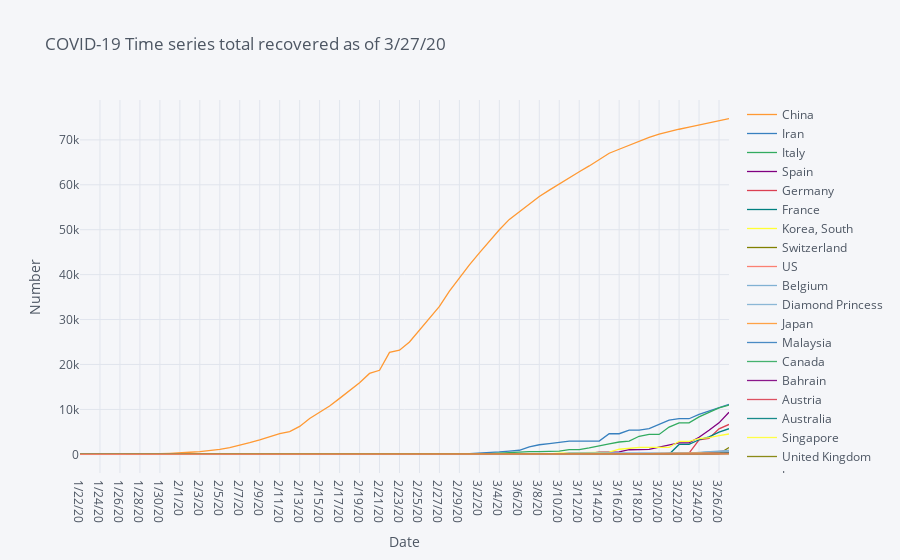

The cell this chart's notebook holds for it:
### Code cell
df=covid19_recovered.groupby('Country/Region').sum().reset_index()
df=df.sort_values(recovered_latest,ascending=False).head(20).drop(['Lat', 'Long'],axis=1).set_index("Country/Region").T
fig = df.iplot(asFigure=True, xTitle="Date", yTitle="Number", title=f'COVID-19 Time series total recovered as of {recovered_latest}')
fig

### Figure 1 — Plotly figure (JSON) as saved in the notebook; plotly's stock layout.template omitted (floating-point values rounded to 4 significant figures)
{"data": [{"line": {"color": "rgba(255, 153, 51, 1.0)", "dash": "solid", "shape": "linear", "width": 1.3}, "mode": "lines", "name": "China", "text": "", "type": "scatter", "x": ["1/22/20", "1/23/20", "1/24/20", "1/25/20", "1/26/20", "1/27/20", "1/28/20", "1/29/20", "1/30/20", "1/31/20", "2/1/20", "2/2/20", "2/3/20", "2/4/20", "2/5/20", "2/6/20", "2/7/20", "2/8/20", "2/9/20", "2/10/20", "2/11/20", "2/12/20", "2/13/20", "2/14/20", "2/15/20", "2/16/20", "2/17/20", "2/18/20", "2/19/20", "2/20/20", "2/21/20", "2/22/20", "2/23/20", "2/24/20", "2/25/20", "2/26/20", "2/27/20", "2/28/20", "2/29/20", "3/1/20", "3/2/20", "3/3/20", "3/4/20", "3/5/20", "3/6/20", "3/7/20", "3/8/20", "3/9/20", "3/10/20", "3/11/20", "3/12/20", "3/13/20", "3/14/20", "3/15/20", "3/16/20", "3/17/20", "3/18/20", "3/19/20", "3/20/20", "3/21/20", "3/22/20", "3/23/20", "3/24/20", "3/25/20", "3/26/20", "3/27/20"], "y": [28, 30, 36, 39, 49, 58, 101, 120, 135, 214, 275, 463, 614, 843, 1115, 1477, 1999, 2596, 3219, 3918, 4636, 5082, 6217, 7977, 9298, 10755, 12462, 14206, 15962, 18014, 18704, 22699, 23187, 25015, 27676, 30084, 32930, 36329, 39320, 42162, 44854, 47450, 50001, 52292, 53944, 55539, 57388, 58804, 60181, 61644, 62901, 64196, 65660, 67017, 67910, 68798, 69755, 70535, 71266, 71857, 72362, 72814, 73280, 73773, 74181, 74720]}, {"line": {"color": "rgba(55, 128, 191, 1.0)", "dash": "solid", "shape": "linear", "width": 1.3}, "mode": "lines", "name": "Iran", "text": "", "type": "scatter", "x": ["1/22/20", "1/23/20", "1/24/20", "1/25/20", "1/26/20", "1/27/20", "1/28/20", "1/29/20", "1/30/20", "1/31/20", "2/1/20", "2/2/20", "2/3/20", "2/4/20", "2/5/20", "2/6/20", "2/7/20", "2/8/20", "2/9/20", "2/10/20", "2/11/20", "2/12/20", "2/13/20", "2/14/20", "2/15/20", "2/16/20", "2/17/20", "2/18/20", "2/19/20", "2/20/20", "2/21/20", "2/22/20", "2/23/20", "2/24/20", "2/25/20", "2/26/20", "2/27/20", "2/28/20", "2/29/20", "3/1/20", "3/2/20", "3/3/20", "3/4/20", "3/5/20", "3/6/20", "3/7/20", "3/8/20", "3/9/20", "3/10/20", "3/11/20", "3/12/20", "3/13/20", "3/14/20", "3/15/20", "3/16/20", "3/17/20", "3/18/20", "3/19/20", "3/20/20", "3/21/20", "3/22/20", "3/23/20", "3/24/20", "3/25/20", "3/26/20", "3/27/20"], "y": [0, 0, 0, 0, 0, 0, 0, 0, 0, 0, 0, 0, 0, 0, 0, 0, 0, 0, 0, 0, 0, 0, 0, 0, 0, 0, 0, 0, 0, 0, 0, 0, 0, 0, 0, 49, 49, 73, 123, 175, 291, 291, 552, 739, 913, 1669, 2134, 2394, 2731, 2959, 2959, 2959, 2959, 4590, 4590, 5389, 5389, 5710, 6745, 7635, 7931, 7931, 8913, 9625, 10457, 11133]}, {"line": {"color": "rgba(50, 171, 96, 1.0)", "dash": "solid", "shape": "linear", "width": 1.3}, "mode": "lines", "name": "Italy", "text": "", "type": "scatter", "x": ["1/22/20", "1/23/20", "1/24/20", "1/25/20", "1/26/20", "1/27/20", "1/28/20", "1/29/20", "1/30/20", "1/31/20", "2/1/20", "2/2/20", "2/3/20", "2/4/20", "2/5/20", "2/6/20", "2/7/20", "2/8/20", "2/9/20", "2/10/20", "2/11/20", "2/12/20", "2/13/20", "2/14/20", "2/15/20", "2/16/20", "2/17/20", "2/18/20", "2/19/20", "2/20/20", "2/21/20", "2/22/20", "2/23/20", "2/24/20", "2/25/20", "2/26/20", "2/27/20", "2/28/20", "2/29/20", "3/1/20", "3/2/20", "3/3/20", "3/4/20", "3/5/20", "3/6/20", "3/7/20", "3/8/20", "3/9/20", "3/10/20", "3/11/20", "3/12/20", "3/13/20", "3/14/20", "3/15/20", "3/16/20", "3/17/20", "3/18/20", "3/19/20", "3/20/20", "3/21/20", "3/22/20", "3/23/20", "3/24/20", "3/25/20", "3/26/20", "3/27/20"], "y": [0, 0, 0, 0, 0, 0, 0, 0, 0, 0, 0, 0, 0, 0, 0, 0, 0, 0, 0, 0, 0, 0, 0, 0, 0, 0, 0, 0, 0, 0, 0, 1, 2, 1, 1, 3, 45, 46, 46, 83, 149, 160, 276, 414, 523, 589, 622, 724, 724, 1045, 1045, 1439, 1966, 2335, 2749, 2941, 4025, 4440, 4440, 6072, 7024, 7024, 8326, 9362, 10361, 10950]}, {"line": {"color": "rgba(128, 0, 128, 1.0)", "dash": "solid", "shape": "linear", "width": 1.3}, "mode": "lines", "name": "Spain", "text": "", "type": "scatter", "x": ["1/22/20", "1/23/20", "1/24/20", "1/25/20", "1/26/20", "1/27/20", "1/28/20", "1/29/20", "1/30/20", "1/31/20", "2/1/20", "2/2/20", "2/3/20", "2/4/20", "2/5/20", "2/6/20", "2/7/20", "2/8/20", "2/9/20", "2/10/20", "2/11/20", "2/12/20", "2/13/20", "2/14/20", "2/15/20", "2/16/20", "2/17/20", "2/18/20", "2/19/20", "2/20/20", "2/21/20", "2/22/20", "2/23/20", "2/24/20", "2/25/20", "2/26/20", "2/27/20", "2/28/20", "2/29/20", "3/1/20", "3/2/20", "3/3/20", "3/4/20", "3/5/20", "3/6/20", "3/7/20", "3/8/20", "3/9/20", "3/10/20", "3/11/20", "3/12/20", "3/13/20", "3/14/20", "3/15/20", "3/16/20", "3/17/20", "3/18/20", "3/19/20", "3/20/20", "3/21/20", "3/22/20", "3/23/20", "3/24/20", "3/25/20", "3/26/20", "3/27/20"], "y": [0, 0, 0, 0, 0, 0, 0, 0, 0, 0, 0, 0, 0, 0, 0, 0, 0, 0, 0, 0, 0, 0, 0, 0, 2, 2, 2, 2, 2, 2, 2, 2, 2, 2, 2, 2, 2, 2, 2, 2, 2, 2, 2, 2, 2, 30, 30, 32, 32, 183, 183, 193, 517, 517, 530, 1028, 1081, 1107, 1588, 2125, 2575, 2575, 3794, 5367, 7015, 9357]}, {"line": {"color": "rgba(219, 64, 82, 1.0)", "dash": "solid", "shape": "linear", "width": 1.3}, "mode": "lines", "name": "Germany", "text": "", "type": "scatter", "x": ["1/22/20", "1/23/20", "1/24/20", "1/25/20", "1/26/20", "1/27/20", "1/28/20", "1/29/20", "1/30/20", "1/31/20", "2/1/20", "2/2/20", "2/3/20", "2/4/20", "2/5/20", "2/6/20", "2/7/20", "2/8/20", "2/9/20", "2/10/20", "2/11/20", "2/12/20", "2/13/20", "2/14/20", "2/15/20", "2/16/20", "2/17/20", "2/18/20", "2/19/20", "2/20/20", "2/21/20", "2/22/20", "2/23/20", "2/24/20", "2/25/20", "2/26/20", "2/27/20", "2/28/20", "2/29/20", "3/1/20", "3/2/20", "3/3/20", "3/4/20", "3/5/20", "3/6/20", "3/7/20", "3/8/20", "3/9/20", "3/10/20", "3/11/20", "3/12/20", "3/13/20", "3/14/20", "3/15/20", "3/16/20", "3/17/20", "3/18/20", "3/19/20", "3/20/20", "3/21/20", "3/22/20", "3/23/20", "3/24/20", "3/25/20", "3/26/20", "3/27/20"], "y": [0, 0, 0, 0, 0, 0, 0, 0, 0, 0, 0, 0, 0, 0, 0, 0, 0, 0, 0, 0, 0, 0, 1, 1, 1, 1, 1, 12, 12, 12, 14, 14, 14, 14, 14, 15, 16, 16, 16, 16, 16, 16, 16, 16, 17, 18, 18, 18, 18, 25, 25, 46, 46, 46, 67, 67, 105, 113, 180, 233, 266, 266, 3243, 3547, 5673, 6658]}, {"line": {"color": "rgba(0, 128, 128, 1.0)", "dash": "solid", "shape": "linear", "width": 1.3}, "mode": "lines", "name": "France", "text": "", "type": "scatter", "x": ["1/22/20", "1/23/20", "1/24/20", "1/25/20", "1/26/20", "1/27/20", "1/28/20", "1/29/20", "1/30/20", "1/31/20", "2/1/20", "2/2/20", "2/3/20", "2/4/20", "2/5/20", "2/6/20", "2/7/20", "2/8/20", "2/9/20", "2/10/20", "2/11/20", "2/12/20", "2/13/20", "2/14/20", "2/15/20", "2/16/20", "2/17/20", "2/18/20", "2/19/20", "2/20/20", "2/21/20", "2/22/20", "2/23/20", "2/24/20", "2/25/20", "2/26/20", "2/27/20", "2/28/20", "2/29/20", "3/1/20", "3/2/20", "3/3/20", "3/4/20", "3/5/20", "3/6/20", "3/7/20", "3/8/20", "3/9/20", "3/10/20", "3/11/20", "3/12/20", "3/13/20", "3/14/20", "3/15/20", "3/16/20", "3/17/20", "3/18/20", "3/19/20", "3/20/20", "3/21/20", "3/22/20", "3/23/20", "3/24/20", "3/25/20", "3/26/20", "3/27/20"], "y": [0, 0, 0, 0, 0, 0, 0, 0, 0, 0, 0, 0, 0, 0, 0, 0, 0, 0, 0, 0, 0, 2, 2, 2, 4, 4, 4, 4, 4, 4, 4, 4, 4, 4, 11, 11, 11, 11, 12, 12, 12, 12, 12, 12, 12, 12, 12, 12, 12, 12, 12, 12, 12, 12, 12, 12, 12, 12, 12, 12, 2206, 2206, 3250, 3907, 4955, 5707]}, {"line": {"color": "rgba(255, 255, 51, 1.0)", "dash": "solid", "shape": "linear", "width": 1.3}, "mode": "lines", "name": "Korea, South", "text": "", "type": "scatter", "x": ["1/22/20", "1/23/20", "1/24/20", "1/25/20", "1/26/20", "1/27/20", "1/28/20", "1/29/20", "1/30/20", "1/31/20", "2/1/20", "2/2/20", "2/3/20", "2/4/20", "2/5/20", "2/6/20", "2/7/20", "2/8/20", "2/9/20", "2/10/20", "2/11/20", "2/12/20", "2/13/20", "2/14/20", "2/15/20", "2/16/20", "2/17/20", "2/18/20", "2/19/20", "2/20/20", "2/21/20", "2/22/20", "2/23/20", "2/24/20", "2/25/20", "2/26/20", "2/27/20", "2/28/20", "2/29/20", "3/1/20", "3/2/20", "3/3/20", "3/4/20", "3/5/20", "3/6/20", "3/7/20", "3/8/20", "3/9/20", "3/10/20", "3/11/20", "3/12/20", "3/13/20", "3/14/20", "3/15/20", "3/16/20", "3/17/20", "3/18/20", "3/19/20", "3/20/20", "3/21/20", "3/22/20", "3/23/20", "3/24/20", "3/25/20", "3/26/20", "3/27/20"], "y": [0, 0, 0, 0, 0, 0, 0, 0, 0, 0, 0, 0, 0, 0, 0, 0, 1, 1, 3, 3, 3, 7, 7, 7, 9, 9, 10, 12, 12, 16, 16, 16, 18, 18, 22, 22, 22, 22, 27, 30, 30, 30, 41, 41, 135, 135, 118, 118, 247, 288, 333, 510, 510, 510, 1137, 1407, 1540, 1540, 1540, 1540, 2909, 2909, 3507, 3730, 4144, 4528]}, {"line": {"color": "rgba(128, 128, 0, 1.0)", "dash": "solid", "shape": "linear", "width": 1.3}, "mode": "lines", "name": "Switzerland", "text": "", "type": "scatter", "x": ["1/22/20", "1/23/20", "1/24/20", "1/25/20", "1/26/20", "1/27/20", "1/28/20", "1/29/20", "1/30/20", "1/31/20", "2/1/20", "2/2/20", "2/3/20", "2/4/20", "2/5/20", "2/6/20", "2/7/20", "2/8/20", "2/9/20", "2/10/20", "2/11/20", "2/12/20", "2/13/20", "2/14/20", "2/15/20", "2/16/20", "2/17/20", "2/18/20", "2/19/20", "2/20/20", "2/21/20", "2/22/20", "2/23/20", "2/24/20", "2/25/20", "2/26/20", "2/27/20", "2/28/20", "2/29/20", "3/1/20", "3/2/20", "3/3/20", "3/4/20", "3/5/20", "3/6/20", "3/7/20", "3/8/20", "3/9/20", "3/10/20", "3/11/20", "3/12/20", "3/13/20", "3/14/20", "3/15/20", "3/16/20", "3/17/20", "3/18/20", "3/19/20", "3/20/20", "3/21/20", "3/22/20", "3/23/20", "3/24/20", "3/25/20", "3/26/20", "3/27/20"], "y": [0, 0, 0, 0, 0, 0, 0, 0, 0, 0, 0, 0, 0, 0, 0, 0, 0, 0, 0, 0, 0, 0, 0, 0, 0, 0, 0, 0, 0, 0, 0, 0, 0, 0, 0, 0, 0, 0, 0, 0, 0, 2, 3, 3, 3, 3, 3, 3, 3, 4, 4, 4, 4, 4, 4, 4, 15, 15, 15, 15, 131, 131, 131, 131, 131, 1530]}, {"line": {"color": "rgba(251, 128, 114, 1.0)", "dash": "solid", "shape": "linear", "width": 1.3}, "mode": "lines", "name": "US", "text": "", "type": "scatter", "x": ["1/22/20", "1/23/20", "1/24/20", "1/25/20", "1/26/20", "1/27/20", "1/28/20", "1/29/20", "1/30/20", "1/31/20", "2/1/20", "2/2/20", "2/3/20", "2/4/20", "2/5/20", "2/6/20", "2/7/20", "2/8/20", "2/9/20", "2/10/20", "2/11/20", "2/12/20", "2/13/20", "2/14/20", "2/15/20", "2/16/20", "2/17/20", "2/18/20", "2/19/20", "2/20/20", "2/21/20", "2/22/20", "2/23/20", "2/24/20", "2/25/20", "2/26/20", "2/27/20", "2/28/20", "2/29/20", "3/1/20", "3/2/20", "3/3/20", "3/4/20", "3/5/20", "3/6/20", "3/7/20", "3/8/20", "3/9/20", "3/10/20", "3/11/20", "3/12/20", "3/13/20", "3/14/20", "3/15/20", "3/16/20", "3/17/20", "3/18/20", "3/19/20", "3/20/20", "3/21/20", "3/22/20", "3/23/20", "3/24/20", "3/25/20", "3/26/20", "3/27/20"], "y": [0, 0, 0, 0, 0, 0, 0, 0, 0, 0, 0, 0, 0, 0, 0, 0, 0, 0, 3, 3, 3, 3, 3, 3, 3, 3, 3, 3, 3, 3, 5, 5, 5, 5, 6, 6, 6, 7, 7, 7, 7, 7, 7, 7, 7, 7, 7, 7, 8, 8, 12, 12, 12, 12, 17, 17, 105, 121, 147, 176, 178, 178, 348, 361, 681, 869]}, {"line": {"color": "rgba(128, 177, 211, 1.0)", "dash": "solid", "shape": "linear", "width": 1.3}, "mode": "lines", "name": "Belgium", "text": "", "type": "scatter", "x": ["1/22/20", "1/23/20", "1/24/20", "1/25/20", "1/26/20", "1/27/20", "1/28/20", "1/29/20", "1/30/20", "1/31/20", "2/1/20", "2/2/20", "2/3/20", "2/4/20", "2/5/20", "2/6/20", "2/7/20", "2/8/20", "2/9/20", "2/10/20", "2/11/20", "2/12/20", "2/13/20", "2/14/20", "2/15/20", "2/16/20", "2/17/20", "2/18/20", "2/19/20", "2/20/20", "2/21/20", "2/22/20", "2/23/20", "2/24/20", "2/25/20", "2/26/20", "2/27/20", "2/28/20", "2/29/20", "3/1/20", "3/2/20", "3/3/20", "3/4/20", "3/5/20", "3/6/20", "3/7/20", "3/8/20", "3/9/20", "3/10/20", "3/11/20", "3/12/20", "3/13/20", "3/14/20", "3/15/20", "3/16/20", "3/17/20", "3/18/20", "3/19/20", "3/20/20", "3/21/20", "3/22/20", "3/23/20", "3/24/20", "3/25/20", "3/26/20", "3/27/20"], "y": [0, 0, 0, 0, 0, 0, 0, 0, 0, 0, 0, 0, 0, 0, 0, 0, 0, 0, 0, 0, 0, 0, 0, 0, 0, 0, 1, 1, 1, 1, 1, 1, 1, 1, 1, 1, 1, 1, 1, 1, 1, 1, 1, 1, 1, 1, 1, 1, 1, 1, 1, 1, 1, 1, 1, 1, 31, 31, 1, 263, 263, 263, 461, 547, 675, 858]}, {"line": {"color": "rgba(128, 177, 211, 0.8999999999999999)", "dash": "solid", "shape": "linear", "width": 1.3}, "mode": "lines", "name": "Diamond Princess", "text": "", "type": "scatter", "x": ["1/22/20", "1/23/20", "1/24/20", "1/25/20", "1/26/20", "1/27/20", "1/28/20", "1/29/20", "1/30/20", "1/31/20", "2/1/20", "2/2/20", "2/3/20", "2/4/20", "2/5/20", "2/6/20", "2/7/20", "2/8/20", "2/9/20", "2/10/20", "2/11/20", "2/12/20", "2/13/20", "2/14/20", "2/15/20", "2/16/20", "2/17/20", "2/18/20", "2/19/20", "2/20/20", "2/21/20", "2/22/20", "2/23/20", "2/24/20", "2/25/20", "2/26/20", "2/27/20", "2/28/20", "2/29/20", "3/1/20", "3/2/20", "3/3/20", "3/4/20", "3/5/20", "3/6/20", "3/7/20", "3/8/20", "3/9/20", "3/10/20", "3/11/20", "3/12/20", "3/13/20", "3/14/20", "3/15/20", "3/16/20", "3/17/20", "3/18/20", "3/19/20", "3/20/20", "3/21/20", "3/22/20", "3/23/20", "3/24/20", "3/25/20", "3/26/20", "3/27/20"], "y": [0, 0, 0, 0, 0, 0, 0, 0, 0, 0, 0, 0, 0, 0, 0, 0, 0, 0, 0, 0, 0, 0, 0, 0, 0, 0, 0, 0, 1, 1, 1, 1, 0, 0, 0, 10, 10, 10, 10, 10, 10, 10, 10, 10, 40, 40, 40, 40, 40, 325, 325, 325, 325, 325, 325, 325, 325, 325, 325, 325, 325, 325, 325, 587, 597, 597]}, {"line": {"color": "rgba(255, 153, 51, 0.8999999999999999)", "dash": "solid", "shape": "linear", "width": 1.3}, "mode": "lines", "name": "Japan", "text": "", "type": "scatter", "x": ["1/22/20", "1/23/20", "1/24/20", "1/25/20", "1/26/20", "1/27/20", "1/28/20", "1/29/20", "1/30/20", "1/31/20", "2/1/20", "2/2/20", "2/3/20", "2/4/20", "2/5/20", "2/6/20", "2/7/20", "2/8/20", "2/9/20", "2/10/20", "2/11/20", "2/12/20", "2/13/20", "2/14/20", "2/15/20", "2/16/20", "2/17/20", "2/18/20", "2/19/20", "2/20/20", "2/21/20", "2/22/20", "2/23/20", "2/24/20", "2/25/20", "2/26/20", "2/27/20", "2/28/20", "2/29/20", "3/1/20", "3/2/20", "3/3/20", "3/4/20", "3/5/20", "3/6/20", "3/7/20", "3/8/20", "3/9/20", "3/10/20", "3/11/20", "3/12/20", "3/13/20", "3/14/20", "3/15/20", "3/16/20", "3/17/20", "3/18/20", "3/19/20", "3/20/20", "3/21/20", "3/22/20", "3/23/20", "3/24/20", "3/25/20", "3/26/20", "3/27/20"], "y": [0, 0, 0, 0, 1, 1, 1, 1, 1, 1, 1, 1, 1, 1, 1, 1, 1, 1, 1, 4, 9, 9, 9, 9, 12, 12, 12, 13, 18, 18, 22, 22, 22, 22, 22, 22, 22, 22, 32, 32, 32, 43, 43, 43, 46, 76, 76, 76, 101, 118, 118, 118, 118, 118, 144, 144, 144, 150, 191, 232, 235, 235, 285, 310, 359, 372]}, {"line": {"color": "rgba(55, 128, 191, 0.8999999999999999)", "dash": "solid", "shape": "linear", "width": 1.3}, "mode": "lines", "name": "Malaysia", "text": "", "type": "scatter", "x": ["1/22/20", "1/23/20", "1/24/20", "1/25/20", "1/26/20", "1/27/20", "1/28/20", "1/29/20", "1/30/20", "1/31/20", "2/1/20", "2/2/20", "2/3/20", "2/4/20", "2/5/20", "2/6/20", "2/7/20", "2/8/20", "2/9/20", "2/10/20", "2/11/20", "2/12/20", "2/13/20", "2/14/20", "2/15/20", "2/16/20", "2/17/20", "2/18/20", "2/19/20", "2/20/20", "2/21/20", "2/22/20", "2/23/20", "2/24/20", "2/25/20", "2/26/20", "2/27/20", "2/28/20", "2/29/20", "3/1/20", "3/2/20", "3/3/20", "3/4/20", "3/5/20", "3/6/20", "3/7/20", "3/8/20", "3/9/20", "3/10/20", "3/11/20", "3/12/20", "3/13/20", "3/14/20", "3/15/20", "3/16/20", "3/17/20", "3/18/20", "3/19/20", "3/20/20", "3/21/20", "3/22/20", "3/23/20", "3/24/20", "3/25/20", "3/26/20", "3/27/20"], "y": [0, 0, 0, 0, 0, 0, 0, 0, 0, 0, 0, 0, 0, 0, 0, 0, 1, 1, 1, 1, 3, 3, 3, 3, 7, 7, 7, 13, 15, 15, 15, 15, 15, 18, 18, 18, 18, 18, 18, 18, 18, 22, 22, 22, 22, 23, 24, 24, 24, 26, 26, 26, 35, 42, 42, 49, 60, 75, 87, 114, 139, 139, 183, 199, 215, 259]}, {"line": {"color": "rgba(50, 171, 96, 0.8999999999999999)", "dash": "solid", "shape": "linear", "width": 1.3}, "mode": "lines", "name": "Canada", "text": "", "type": "scatter", "x": ["1/22/20", "1/23/20", "1/24/20", "1/25/20", "1/26/20", "1/27/20", "1/28/20", "1/29/20", "1/30/20", "1/31/20", "2/1/20", "2/2/20", "2/3/20", "2/4/20", "2/5/20", "2/6/20", "2/7/20", "2/8/20", "2/9/20", "2/10/20", "2/11/20", "2/12/20", "2/13/20", "2/14/20", "2/15/20", "2/16/20", "2/17/20", "2/18/20", "2/19/20", "2/20/20", "2/21/20", "2/22/20", "2/23/20", "2/24/20", "2/25/20", "2/26/20", "2/27/20", "2/28/20", "2/29/20", "3/1/20", "3/2/20", "3/3/20", "3/4/20", "3/5/20", "3/6/20", "3/7/20", "3/8/20", "3/9/20", "3/10/20", "3/11/20", "3/12/20", "3/13/20", "3/14/20", "3/15/20", "3/16/20", "3/17/20", "3/18/20", "3/19/20", "3/20/20", "3/21/20", "3/22/20", "3/23/20", "3/24/20", "3/25/20", "3/26/20", "3/27/20"], "y": [0, 0, 0, 0, 0, 0, 0, 0, 0, 0, 0, 0, 0, 0, 0, 0, 0, 0, 0, 0, 0, 1, 1, 1, 1, 1, 1, 1, 1, 1, 3, 3, 3, 3, 3, 3, 6, 6, 6, 6, 6, 6, 6, 6, 6, 8, 8, 8, 8, 8, 8, 8, 8, 8, 9, 9, 9, 9, 9, 10, 10, 10, 110, 183, 184, 256]}, {"line": {"color": "rgba(128, 0, 128, 0.8999999999999999)", "dash": "solid", "shape": "linear", "width": 1.3}, "mode": "lines", "name": "Bahrain", "text": "", "type": "scatter", "x": ["1/22/20", "1/23/20", "1/24/20", "1/25/20", "1/26/20", "1/27/20", "1/28/20", "1/29/20", "1/30/20", "1/31/20", "2/1/20", "2/2/20", "2/3/20", "2/4/20", "2/5/20", "2/6/20", "2/7/20", "2/8/20", "2/9/20", "2/10/20", "2/11/20", "2/12/20", "2/13/20", "2/14/20", "2/15/20", "2/16/20", "2/17/20", "2/18/20", "2/19/20", "2/20/20", "2/21/20", "2/22/20", "2/23/20", "2/24/20", "2/25/20", "2/26/20", "2/27/20", "2/28/20", "2/29/20", "3/1/20", "3/2/20", "3/3/20", "3/4/20", "3/5/20", "3/6/20", "3/7/20", "3/8/20", "3/9/20", "3/10/20", "3/11/20", "3/12/20", "3/13/20", "3/14/20", "3/15/20", "3/16/20", "3/17/20", "3/18/20", "3/19/20", "3/20/20", "3/21/20", "3/22/20", "3/23/20", "3/24/20", "3/25/20", "3/26/20", "3/27/20"], "y": [0, 0, 0, 0, 0, 0, 0, 0, 0, 0, 0, 0, 0, 0, 0, 0, 0, 0, 0, 0, 0, 0, 0, 0, 0, 0, 0, 0, 0, 0, 0, 0, 0, 0, 0, 0, 0, 0, 0, 0, 0, 0, 0, 0, 4, 4, 4, 14, 22, 35, 35, 44, 44, 60, 77, 81, 88, 100, 100, 125, 149, 149, 177, 177, 204, 227]}, {"line": {"color": "rgba(219, 64, 82, 0.8999999999999999)", "dash": "solid", "shape": "linear", "width": 1.3}, "mode": "lines", "name": "Austria", "text": "", "type": "scatter", "x": ["1/22/20", "1/23/20", "1/24/20", "1/25/20", "1/26/20", "1/27/20", "1/28/20", "1/29/20", "1/30/20", "1/31/20", "2/1/20", "2/2/20", "2/3/20", "2/4/20", "2/5/20", "2/6/20", "2/7/20", "2/8/20", "2/9/20", "2/10/20", "2/11/20", "2/12/20", "2/13/20", "2/14/20", "2/15/20", "2/16/20", "2/17/20", "2/18/20", "2/19/20", "2/20/20", "2/21/20", "2/22/20", "2/23/20", "2/24/20", "2/25/20", "2/26/20", "2/27/20", "2/28/20", "2/29/20", "3/1/20", "3/2/20", "3/3/20", "3/4/20", "3/5/20", "3/6/20", "3/7/20", "3/8/20", "3/9/20", "3/10/20", "3/11/20", "3/12/20", "3/13/20", "3/14/20", "3/15/20", "3/16/20", "3/17/20", "3/18/20", "3/19/20", "3/20/20", "3/21/20", "3/22/20", "3/23/20", "3/24/20", "3/25/20", "3/26/20", "3/27/20"], "y": [0, 0, 0, 0, 0, 0, 0, 0, 0, 0, 0, 0, 0, 0, 0, 0, 0, 0, 0, 0, 0, 0, 0, 0, 0, 0, 0, 0, 0, 0, 0, 0, 0, 0, 0, 0, 0, 0, 0, 0, 0, 0, 0, 0, 0, 0, 0, 2, 4, 4, 4, 6, 6, 6, 6, 1, 9, 9, 9, 9, 9, 9, 9, 9, 112, 225]}, {"line": {"color": "rgba(0, 128, 128, 0.8999999999999999)", "dash": "solid", "shape": "linear", "width": 1.3}, "mode": "lines", "name": "Australia", "text": "", "type": "scatter", "x": ["1/22/20", "1/23/20", "1/24/20", "1/25/20", "1/26/20", "1/27/20", "1/28/20", "1/29/20", "1/30/20", "1/31/20", "2/1/20", "2/2/20", "2/3/20", "2/4/20", "2/5/20", "2/6/20", "2/7/20", "2/8/20", "2/9/20", "2/10/20", "2/11/20", "2/12/20", "2/13/20", "2/14/20", "2/15/20", "2/16/20", "2/17/20", "2/18/20", "2/19/20", "2/20/20", "2/21/20", "2/22/20", "2/23/20", "2/24/20", "2/25/20", "2/26/20", "2/27/20", "2/28/20", "2/29/20", "3/1/20", "3/2/20", "3/3/20", "3/4/20", "3/5/20", "3/6/20", "3/7/20", "3/8/20", "3/9/20", "3/10/20", "3/11/20", "3/12/20", "3/13/20", "3/14/20", "3/15/20", "3/16/20", "3/17/20", "3/18/20", "3/19/20", "3/20/20", "3/21/20", "3/22/20", "3/23/20", "3/24/20", "3/25/20", "3/26/20", "3/27/20"], "y": [0, 0, 0, 0, 0, 0, 0, 0, 2, 2, 2, 2, 2, 2, 2, 2, 2, 2, 2, 2, 2, 2, 8, 8, 8, 8, 10, 10, 10, 10, 11, 11, 11, 11, 11, 11, 11, 11, 11, 11, 11, 11, 11, 21, 21, 21, 21, 21, 21, 21, 21, 23, 23, 23, 23, 23, 23, 26, 26, 26, 88, 88, 115, 119, 172, 194]}, {"line": {"color": "rgba(255, 255, 51, 0.8999999999999999)", "dash": "solid", "shape": "linear", "width": 1.3}, "mode": "lines", "name": "Singapore", "text": "", "type": "scatter", "x": ["1/22/20", "1/23/20", "1/24/20", "1/25/20", "1/26/20", "1/27/20", "1/28/20", "1/29/20", "1/30/20", "1/31/20", "2/1/20", "2/2/20", "2/3/20", "2/4/20", "2/5/20", "2/6/20", "2/7/20", "2/8/20", "2/9/20", "2/10/20", "2/11/20", "2/12/20", "2/13/20", "2/14/20", "2/15/20", "2/16/20", "2/17/20", "2/18/20", "2/19/20", "2/20/20", "2/21/20", "2/22/20", "2/23/20", "2/24/20", "2/25/20", "2/26/20", "2/27/20", "2/28/20", "2/29/20", "3/1/20", "3/2/20", "3/3/20", "3/4/20", "3/5/20", "3/6/20", "3/7/20", "3/8/20", "3/9/20", "3/10/20", "3/11/20", "3/12/20", "3/13/20", "3/14/20", "3/15/20", "3/16/20", "3/17/20", "3/18/20", "3/19/20", "3/20/20", "3/21/20", "3/22/20", "3/23/20", "3/24/20", "3/25/20", "3/26/20", "3/27/20"], "y": [0, 0, 0, 0, 0, 0, 0, 0, 0, 0, 0, 0, 0, 0, 0, 0, 0, 2, 2, 2, 9, 15, 15, 17, 18, 18, 24, 29, 34, 34, 37, 37, 51, 51, 53, 62, 62, 62, 72, 72, 78, 78, 78, 78, 78, 78, 78, 78, 78, 96, 96, 97, 105, 105, 109, 114, 114, 114, 124, 140, 144, 144, 156, 160, 172, 183]}, {"line": {"color": "rgba(128, 128, 0, 0.8999999999999999)", "dash": "solid", "shape": "linear", "width": 1.3}, "mode": "lines", "name": "United Kingdom", "text": "", "type": "scatter", "x": ["1/22/20", "1/23/20", "1/24/20", "1/25/20", "1/26/20", "1/27/20", "1/28/20", "1/29/20", "1/30/20", "1/31/20", "2/1/20", "2/2/20", "2/3/20", "2/4/20", "2/5/20", "2/6/20", "2/7/20", "2/8/20", "2/9/20", "2/10/20", "2/11/20", "2/12/20", "2/13/20", "2/14/20", "2/15/20", "2/16/20", "2/17/20", "2/18/20", "2/19/20", "2/20/20", "2/21/20", "2/22/20", "2/23/20", "2/24/20", "2/25/20", "2/26/20", "2/27/20", "2/28/20", "2/29/20", "3/1/20", "3/2/20", "3/3/20", "3/4/20", "3/5/20", "3/6/20", "3/7/20", "3/8/20", "3/9/20", "3/10/20", "3/11/20", "3/12/20", "3/13/20", "3/14/20", "3/15/20", "3/16/20", "3/17/20", "3/18/20", "3/19/20", "3/20/20", "3/21/20", "3/22/20", "3/23/20", "3/24/20", "3/25/20", "3/26/20", "3/27/20"], "y": [0, 0, 0, 0, 0, 0, 0, 0, 0, 0, 0, 0, 0, 0, 0, 0, 0, 0, 0, 0, 0, 1, 1, 1, 1, 8, 8, 8, 8, 8, 8, 8, 8, 8, 8, 8, 8, 8, 8, 8, 8, 8, 8, 8, 8, 18, 18, 18, 19, 19, 19, 19, 19, 19, 21, 53, 67, 67, 67, 67, 67, 67, 140, 140, 150, 151]}, {"line": {"color": "rgba(251, 128, 114, 0.8999999999999999)", "dash": "solid", "shape": "linear", "width": 1.3}, "mode": "lines", "name": "Iraq", "text": "", "type": "scatter", "x": ["1/22/20", "1/23/20", "1/24/20", "1/25/20", "1/26/20", "1/27/20", "1/28/20", "1/29/20", "1/30/20", "1/31/20", "2/1/20", "2/2/20", "2/3/20", "2/4/20", "2/5/20", "2/6/20", "2/7/20", "2/8/20", "2/9/20", "2/10/20", "2/11/20", "2/12/20", "2/13/20", "2/14/20", "2/15/20", "2/16/20", "2/17/20", "2/18/20", "2/19/20", "2/20/20", "2/21/20", "2/22/20", "2/23/20", "2/24/20", "2/25/20", "2/26/20", "2/27/20", "2/28/20", "2/29/20", "3/1/20", "3/2/20", "3/3/20", "3/4/20", "3/5/20", "3/6/20", "3/7/20", "3/8/20", "3/9/20", "3/10/20", "3/11/20", "3/12/20", "3/13/20", "3/14/20", "3/15/20", "3/16/20", "3/17/20", "3/18/20", "3/19/20", "3/20/20", "3/21/20", "3/22/20", "3/23/20", "3/24/20", "3/25/20", "3/26/20", "3/27/20"], "y": [0, 0, 0, 0, 0, 0, 0, 0, 0, 0, 0, 0, 0, 0, 0, 0, 0, 0, 0, 0, 0, 0, 0, 0, 0, 0, 0, 0, 0, 0, 0, 0, 0, 0, 0, 0, 0, 0, 0, 0, 0, 0, 0, 0, 0, 0, 0, 3, 3, 15, 15, 24, 26, 26, 26, 32, 43, 43, 49, 51, 57, 57, 75, 103, 105, 122]}], "layout": {"legend": {"bgcolor": "#F5F6F9", "font": {"color": "#4D5663"}}, "paper_bgcolor": "#F5F6F9", "plot_bgcolor": "#F5F6F9", "title": {"font": {"color": "#4D5663"}, "text": "COVID-19 Time series total recovered as of 3/27/20"}, "xaxis": {"gridcolor": "#E1E5ED", "showgrid": true, "tickfont": {"color": "#4D5663"}, "title": {"font": {"color": "#4D5663"}, "text": "Date"}, "zerolinecolor": "#E1E5ED"}, "yaxis": {"gridcolor": "#E1E5ED", "showgrid": true, "tickfont": {"color": "#4D5663"}, "title": {"font": {"color": "#4D5663"}, "text": "Number"}, "zerolinecolor": "#E1E5ED"}}}
